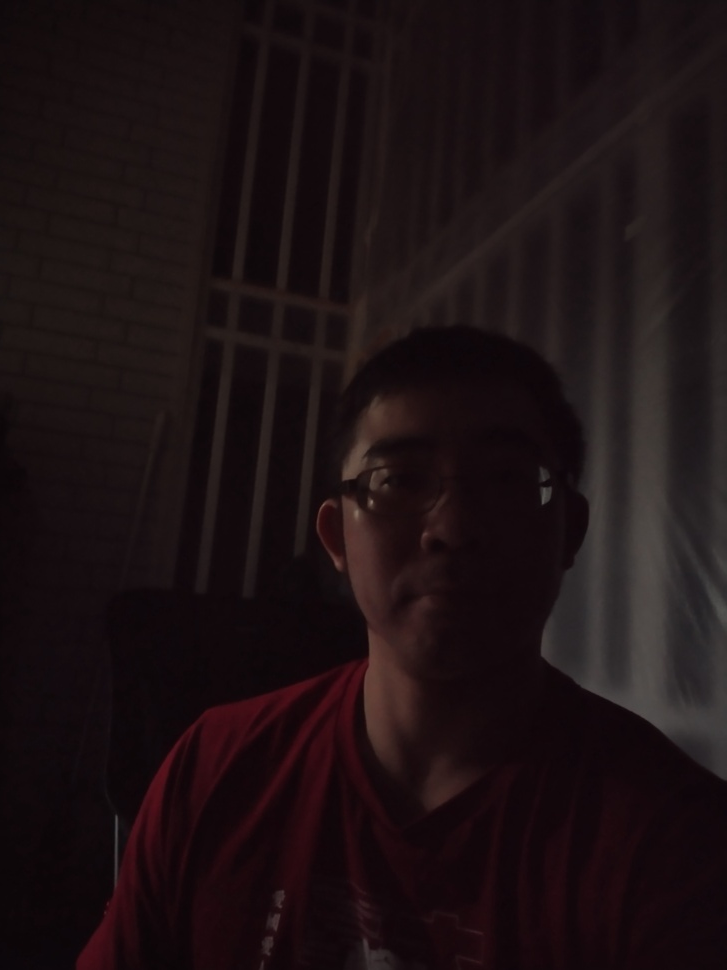
#> input picture hw3/d12922014/origin.jpg, 727 x 970 px, shrunk from 3000 x 4000 before the run
$ python hw3.py
#> lines starting #> are read from the running program, lines starting #| are printed output that depends on the picture
"""
Author: Chin-Yu Morris Chuang
Date: 2023-10-16

Homework 3
1. Suppose that a digital image is subjected to histogram equalization.
   Show that a second pass of histogram equalization (on the histogram-equalized image)
   will produce exactly the same result as the first pass.
2. Write a program for histogram equalization, and test it with your own selfie took
   in a relatively dark environment so that we can clearly see the effect of histogram equalization in image enhancement.
   Please show the histograms of your selfie before and after histogram equalization and explain your results.
   (Note: You only have to work on the gray scale image.)

檔案格式
* 學號字母小寫，圖片檔案可接受 jpg、jpeg 和 png。
Report 內容
* 學號姓名、手寫題答案、程式執行的環境、使用的套件。 （若使用 Python 請註明版本）

Reference
* https://blog.csdn.net/qq_37385726/article/details/82313799
* https://docs.opencv.org/4.x/d5/daf/tutorial_py_histogram_equalization.html
* https://ithelp.ithome.com.tw/articles/10256203
* https://docs.opencv.org/3.4/d4/d1b/tutorial_histogram_equalization.html
"""

import os
import cv2
import matplotlib.pyplot as plt
from pathlib import Path

# 得到作業所在目錄路徑 (取得 d12922014 資料夾路徑)
HOMEWORK_DIR_PATH = Path(os.path.dirname(os.path.realpath(__file__))).parent
# 設定存放圖片結果資料夾路徑 (取得 results 資料夾路徑)
RESULTS_DIR_PATH = HOMEWORK_DIR_PATH.joinpath("results")
# 設定原始圖片檔案路徑 (取得 origin.jpg 檔案路徑)
ORIGIN_JPG_PATH = HOMEWORK_DIR_PATH.joinpath("origin.jpg")

# 程式碼進入點
if __name__ == "__main__":
    # 以灰階形式讀取「原始圖片」
    src = cv2.imread(os.path.abspath(ORIGIN_JPG_PATH), cv2.IMREAD_GRAYSCALE)
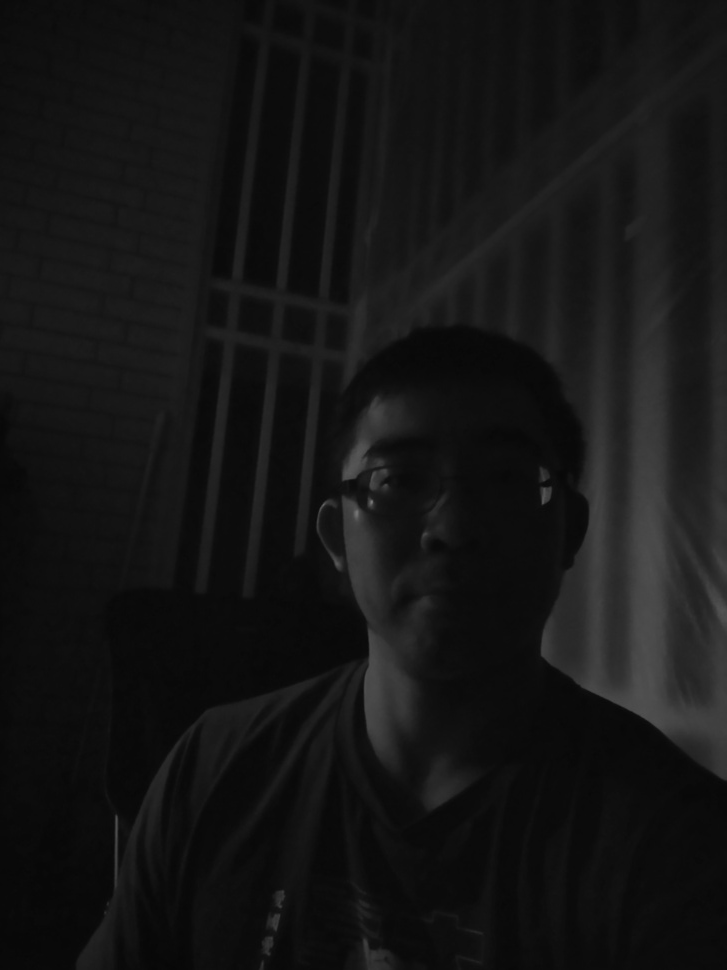
#> src: shape (970, 727); min 6, max 121, mean 20.9
    # 以 png 格式儲存「處理前」圖片，以供後續對比
    cv2.imwrite(os.path.abspath(Path(RESULTS_DIR_PATH, "before.png")), src)
    # 繪製、儲存並顯示「處理前」histogram
    fig, ax = plt.subplots()
    ax.hist(src.ravel(), 256, [0, 256],color='r')
    plt.savefig(os.path.abspath(Path(RESULTS_DIR_PATH, "before_histogram.png")))
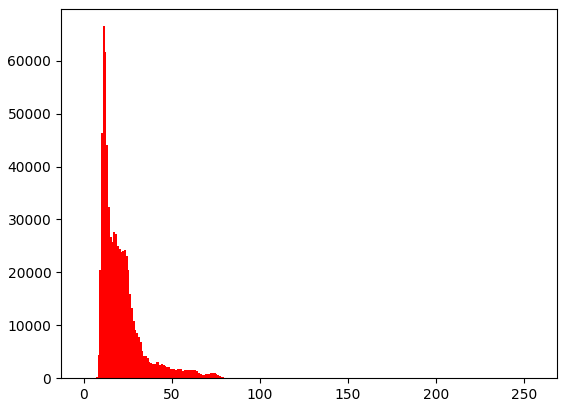
#> figure drawn by matplotlib, 1 panel; tallest bar 66514 high, from x = 11 to 12
    plt.show()

    # 對「原始圖片」進行 histogram equalization 處理
    dst = cv2.equalizeHist(src)
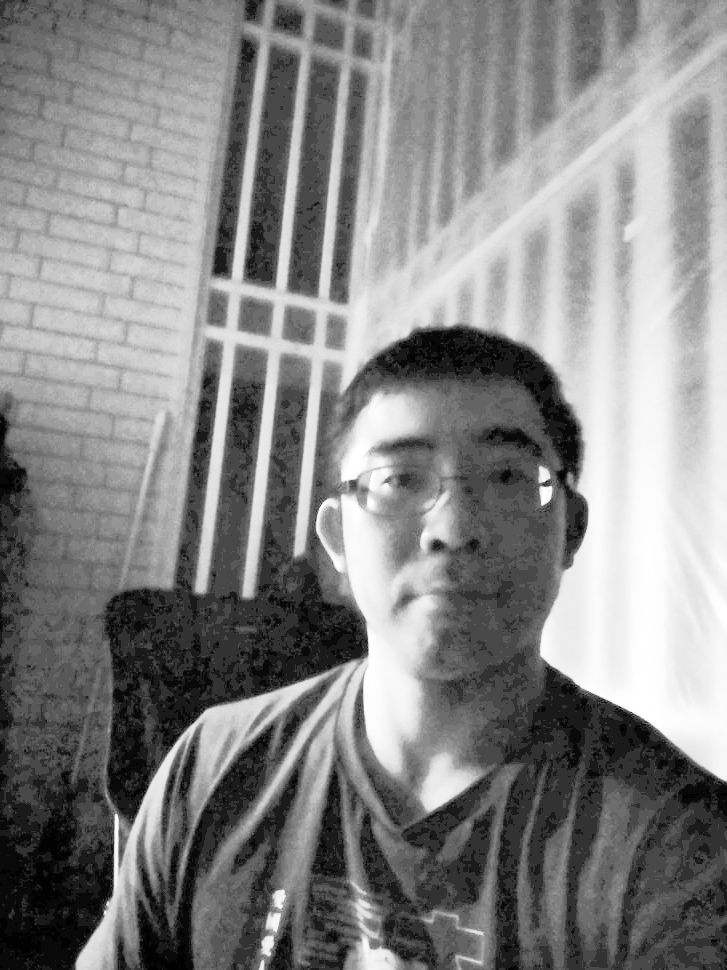
#> dst: shape (970, 727); min 0, max 255, mean 133.1
    # 以 png 格式儲存「處理後」圖片，以供後續對比
    cv2.imwrite(os.path.abspath(Path(RESULTS_DIR_PATH, "after.png")), dst)
    # 繪製、儲存並顯示「處理後」histogram
    fig, ax = plt.subplots()
    ax.hist(dst.ravel(), 256, [0, 256],color='r')
    plt.savefig(os.path.abspath(Path(RESULTS_DIR_PATH, "after_histogram.png")))
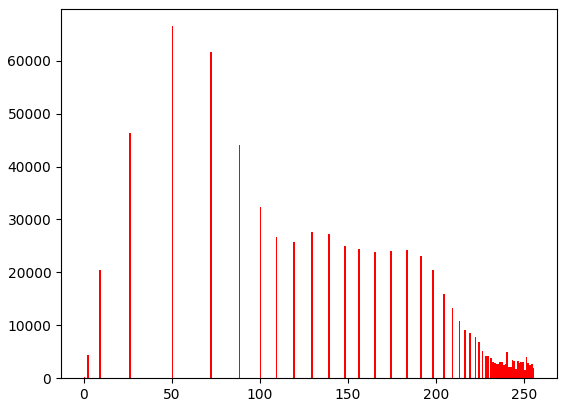
#> figure drawn by matplotlib, 1 panel; tallest bar 66514 high, from x = 50 to 51
    plt.show()

    # 對「處理後」圖片再次進行 histogram equalization
    dst2 = cv2.equalizeHist(dst)
    # 以 png 格式儲存「二次處理後」圖片，以供後續對比
    cv2.imwrite(os.path.abspath(Path(RESULTS_DIR_PATH, "twice_after.png")), dst2)
    # 繪製、儲存並顯示「二次處理後」histogram
    fig, ax = plt.subplots()
    ax.hist(dst2.ravel(), 256, [0, 256],color='r')
    plt.savefig(os.path.abspath(Path(RESULTS_DIR_PATH, "twice_after_histogram.png")))
    plt.show()

$ run again, with hw3/d12922014/IMG_20231016_044243_HDR.jpg copied over hw3/d12922014/origin.jpg
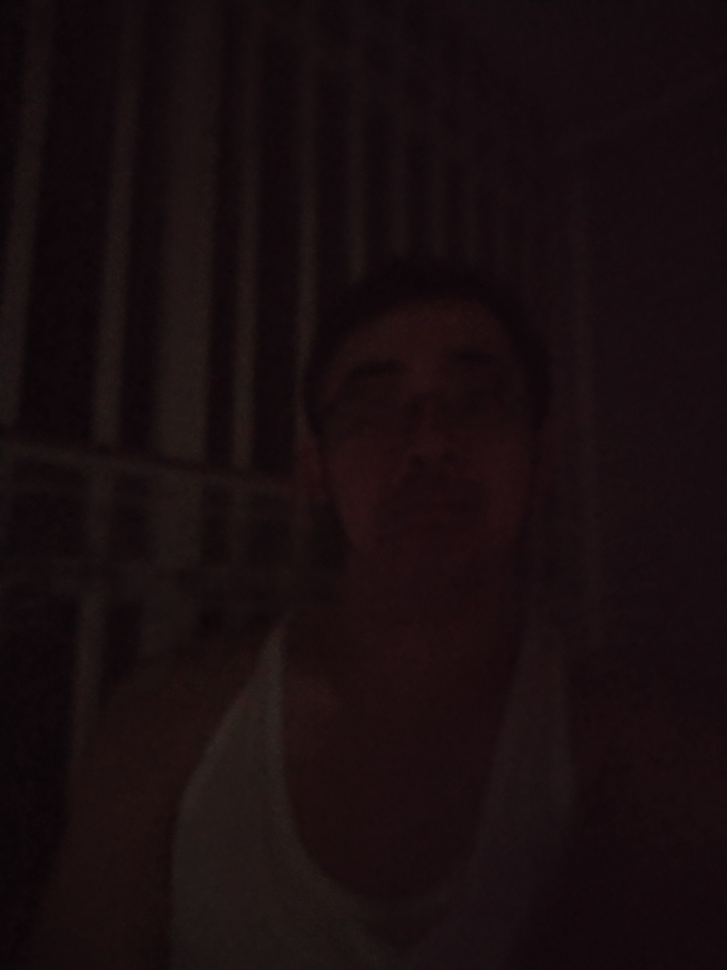
#> input picture hw3/d12922014/IMG_20231016_044243_HDR.jpg, 727 x 970 px, shrunk from 3000 x 4000 before the run
#> `dst = cv2.equalizeHist(src)`:
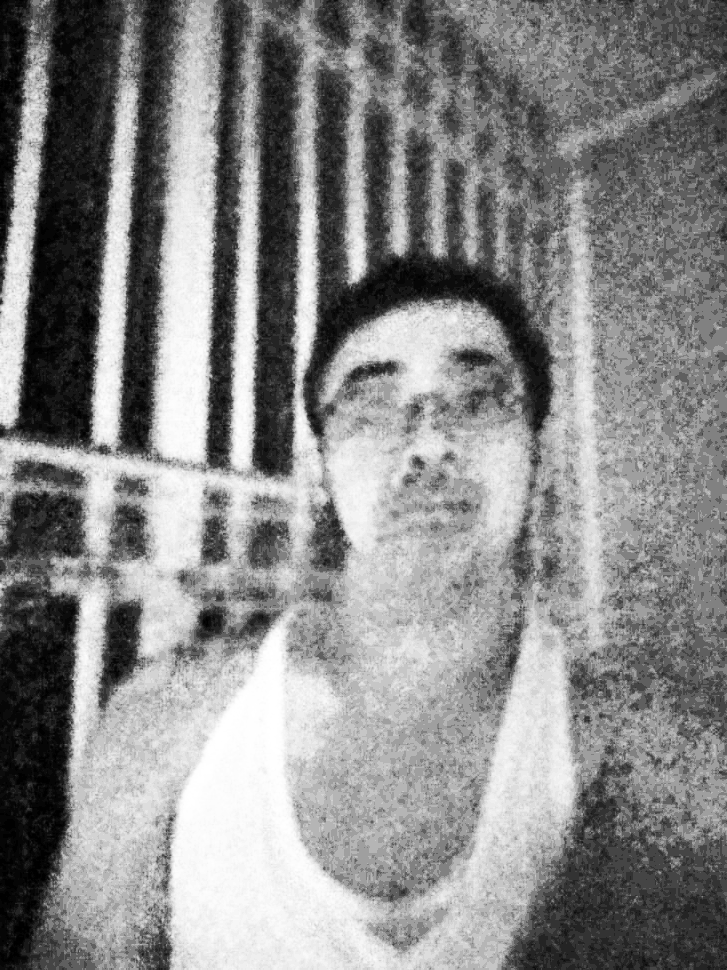
#> dst: shape (970, 727); min 0, max 255, mean 136.9
#> `plt.savefig(os.path.abspath(Path(RESULTS_DIR_PATH, "after_histogram.pn..`:
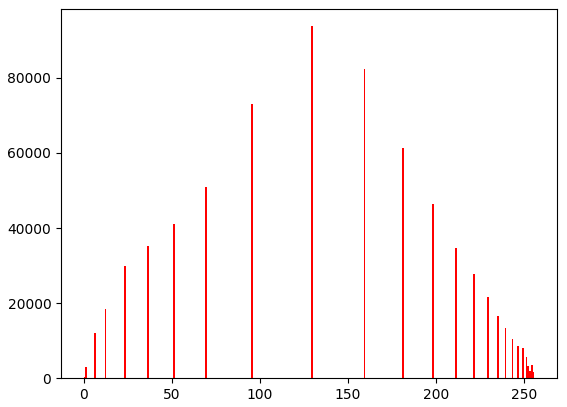
#> figure drawn by matplotlib, 1 panel; tallest bar 93746 high, from x = 129 to 130

$ run again, with hw3/d12922014/IMG_20231016_044443_HDR.jpg copied over hw3/d12922014/origin.jpg
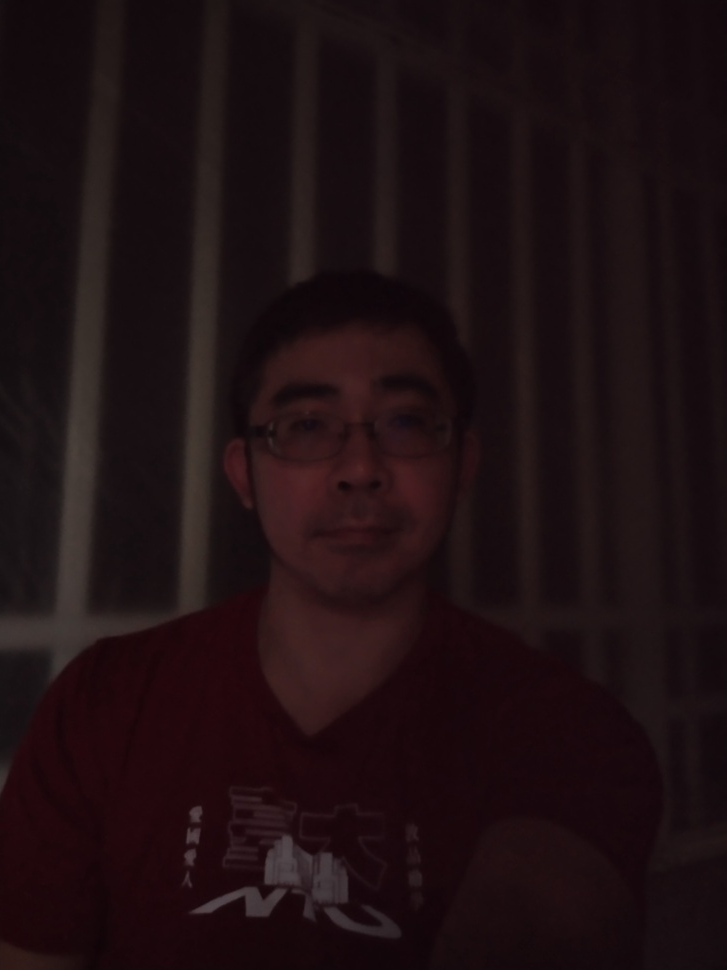
#> input picture hw3/d12922014/IMG_20231016_044443_HDR.jpg, 727 x 970 px, shrunk from 3000 x 4000 before the run
#> `dst = cv2.equalizeHist(src)`:
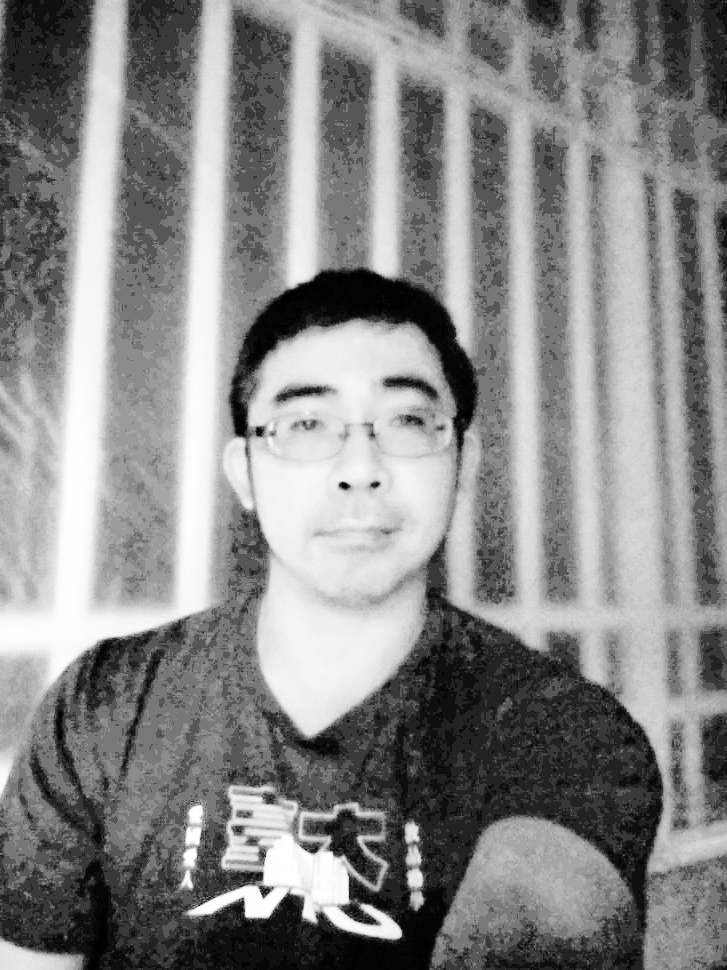
#> dst: shape (970, 727); min 0, max 255, mean 135.6
#> `plt.savefig(os.path.abspath(Path(RESULTS_DIR_PATH, "after_histogram.pn..`:
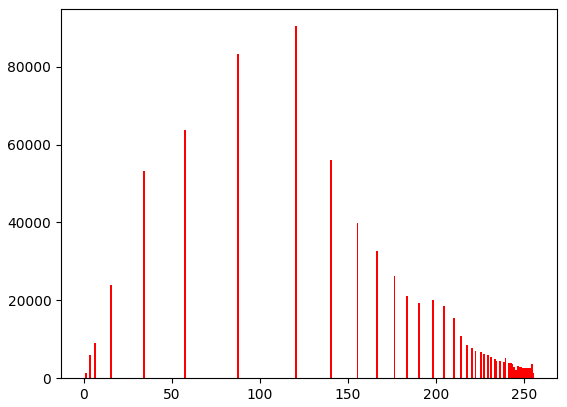
#> figure drawn by matplotlib, 1 panel; tallest bar 90415 high, from x = 120 to 121
